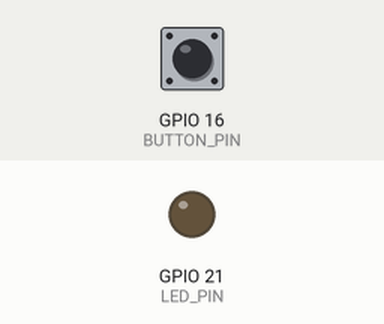
Recording of a program running on a simulated Raspberry Pi (BCM pin numbers). Parts: output pins drawn as LEDs (lit = HIGH). Inputs (shaded band) come from the test bench; at power-on: GPIO 16 (BUTTON_PIN) HIGH. What the program prints to the terminal is not drawn.

Above: at 1.2 s.
1.3 s: GPIO 16 (BUTTON_PIN) pulled LOW for 0.15 s
At 1.37 s:
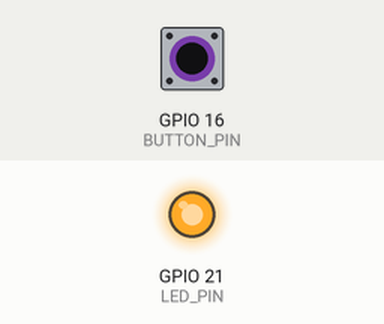
2.9 s: GPIO 16 (BUTTON_PIN) pulled LOW for 3.2 s
At 6.6 s:
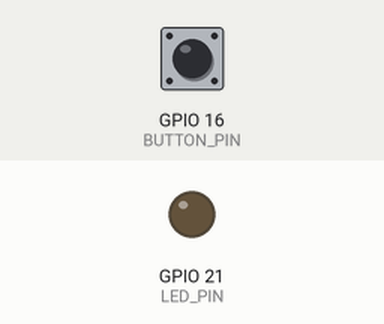
Timing chart, 0 to 8.1 s (numbered marks = the images above; inputs shaded):
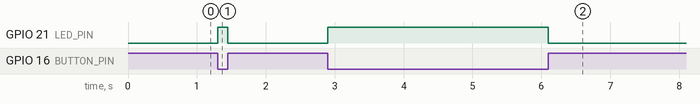

The program:

lab9q2.py
```python
import RPi.GPIO as GPIO
import time

GPIO.setmode(GPIO.BCM)
GPIO.setwarnings(False)

LED_PIN = 21
BUTTON_PIN = 16
GPIO.setup(LED_PIN, GPIO.OUT)
GPIO.setup(BUTTON_PIN, GPIO.IN)

try:
    while True:
        if GPIO.input(BUTTON_PIN) == GPIO.LOW:
            GPIO.output(LED_PIN, GPIO.HIGH)
            print("LED ON")
        else:
            GPIO.output(LED_PIN, GPIO.LOW)
            print("LED OFF")

except KeyboardInterrupt:
    GPIO.cleanup()
    print("Program exited")
```

Measured:
- after the input at 1.3 s, GPIO 21 (LED_PIN): LOW → HIGH at once, → LOW 0.15 s later
- after the input at 2.9 s, GPIO 21 (LED_PIN): LOW → HIGH at once, → LOW 3.2 s later
